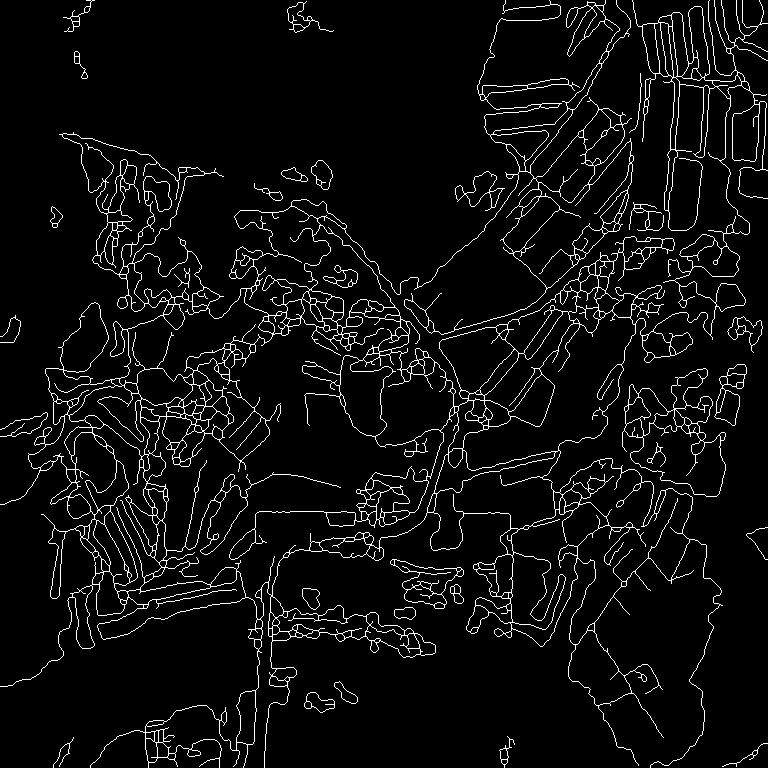
#> input picture road_skel_with_major.png, 768 x 768 px; its folder holds only this picture in this run
$ python 01b_split_aerial_2x2.py --input road_skel_with_major.png --output-dir out --min-lat 1.0 --max-lat 1.0 --min-lon 1.0 --max-lon 1.0
#> lines starting #> are read from the running program, lines starting #| are printed output that depends on the picture
#!/usr/bin/env python
import argparse
import json
import os

import cv2


def parse_args():
    p = argparse.ArgumentParser(
        description="1枚の航空画像を 2x2 に分割して保存し、各タイルの緯度経度BBoxを出力するスクリプト"
    )
    p.add_argument("--input", required=True, help="入力画像パス（例: data/aerial_tsujiwara_1km_z17.jpg）")
    p.add_argument("--output-dir", required=True, help="出力ディレクトリ")
    p.add_argument("--min-lat", type=float, required=True)
    p.add_argument("--max-lat", type=float, required=True)
    p.add_argument("--min-lon", type=float, required=True)
    p.add_argument("--max-lon", type=float, required=True)
    p.add_argument(
        "--prefix",
        default=None,
        help="出力ファイル名のプレフィックス（省略時は入力ファイル名ベース）",
    )
    return p.parse_args()


def main():
    args = parse_args()

    os.makedirs(args.output_dir, exist_ok=True)

    img = cv2.imread(args.input, cv2.IMREAD_COLOR)
#> img is the input picture: shape (768, 768, 3); 5.3% white in thin lines or dots
    if img is None:
        raise FileNotFoundError(f"画像を読み込めませんでした: {args.input}")

    h, w = img.shape[:2]
#> h = 768; w = 768
    print(f"[INFO] input image size: w={w}, h={h}")
#| [INFO] input image size: w=768, h=768

    half_h = h // 2
#> half_h = 384
    half_w = w // 2
#> half_w = 384

    # 画像上での 2x2 タイル定義（y1:y2, x1:x2）
    tiles_pixel = {
        "NW": (0, half_h, 0, half_w),
        "NE": (0, half_h, half_w, w),
        "SW": (half_h, h, 0, half_w),
        "SE": (half_h, h, half_w, w),
    }

    # 緯度経度の中間点
    mid_lat = (args.min_lat + args.max_lat) / 2.0
    mid_lon = (args.min_lon + args.max_lon) / 2.0

    # 各タイルのBBox（ざっくり線形補間：このスケールなら十分）
    tiles_bbox = {
        "NW": {
            "min_lon": args.min_lon,
            "max_lon": mid_lon,
            "min_lat": mid_lat,
            "max_lat": args.max_lat,
        },
        "NE": {
            "min_lon": mid_lon,
            "max_lon": args.max_lon,
            "min_lat": mid_lat,
            "max_lat": args.max_lat,
        },
        "SW": {
            "min_lon": args.min_lon,
            "max_lon": mid_lon,
            "min_lat": args.min_lat,
            "max_lat": mid_lat,
        },
        "SE": {
            "min_lon": mid_lon,
            "max_lon": args.max_lon,
            "min_lat": args.min_lat,
            "max_lat": mid_lat,
        },
    }

    base = args.prefix or os.path.splitext(os.path.basename(args.input))[0]

    meta = {
        "input": args.input,
        "width": w,
        "height": h,
        "min_lat": args.min_lat,
        "max_lat": args.max_lat,
        "min_lon": args.min_lon,
        "max_lon": args.max_lon,
        "mid_lat": mid_lat,
        "mid_lon": mid_lon,
        "tiles": {},
    }

    for key, (y1, y2, x1, x2) in tiles_pixel.items():
        tile_img = img[y1:y2, x1:x2]
        out_path = os.path.join(args.output_dir, f"{base}_{key}.png")
        cv2.imwrite(out_path, tile_img)

        bbox = tiles_bbox[key]
        meta["tiles"][key] = {
            "path": out_path,
            "min_lat": bbox["min_lat"],
            "max_lat": bbox["max_lat"],
            "min_lon": bbox["min_lon"],
            "max_lon": bbox["max_lon"],
        }

        print(
            f"[INFO] tile {key}: {out_path} | "
            f"lon[{bbox['min_lon']}, {bbox['max_lon']}], "
            f"lat[{bbox['min_lat']}, {bbox['max_lat']}]"
        )
#> this loop made 4 passes
#> pass 1, in main, `tile_img = img[y1:y2, x1:x2]`:
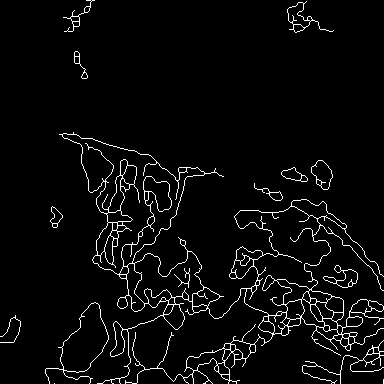
#> tile_img: shape (384, 384, 3); 4.1% white in thin lines or dots
#> pass 2, in main, `tile_img = img[y1:y2, x1:x2]`:
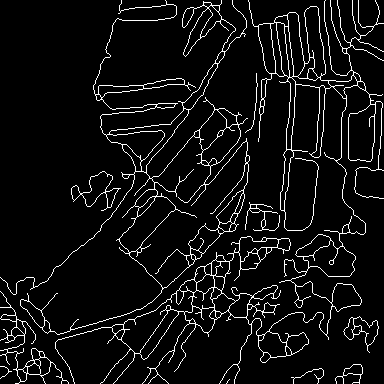
#> tile_img: shape (384, 384, 3); 6.4% white in thin lines or dots
#> pass 3, in main, `tile_img = img[y1:y2, x1:x2]`:
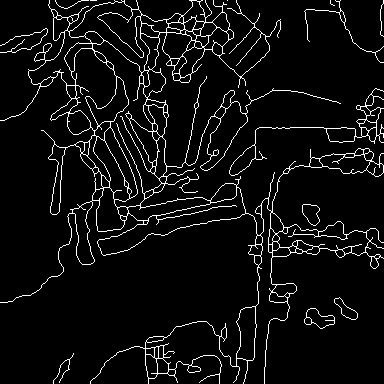
#> tile_img: shape (384, 384, 3); 5.9% white in thin lines or dots
#> after the loop, meta = 10 items

    # bbox情報をJSON保存
    meta_path = os.path.join(args.output_dir, f"{base}_tiles_bbox.json")
    with open(meta_path, "w", encoding="utf-8") as f:
        json.dump(meta, f, indent=2, ensure_ascii=False)

    print(f"[INFO] bbox meta saved to: {meta_path}")
#| [INFO] bbox meta saved to: out/road_skel_with_major_tiles_bbox.json


if __name__ == "__main__":
    main()
